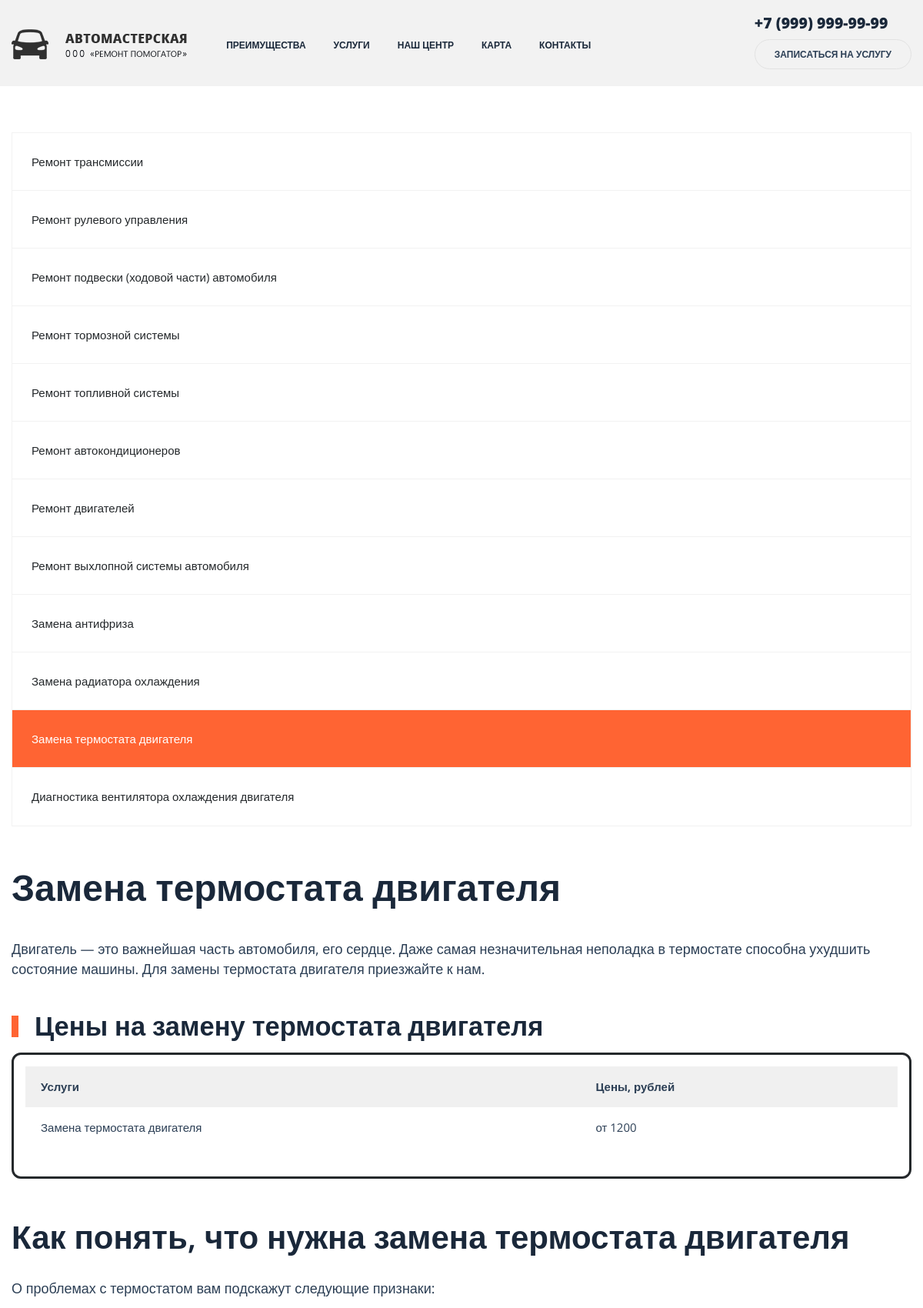
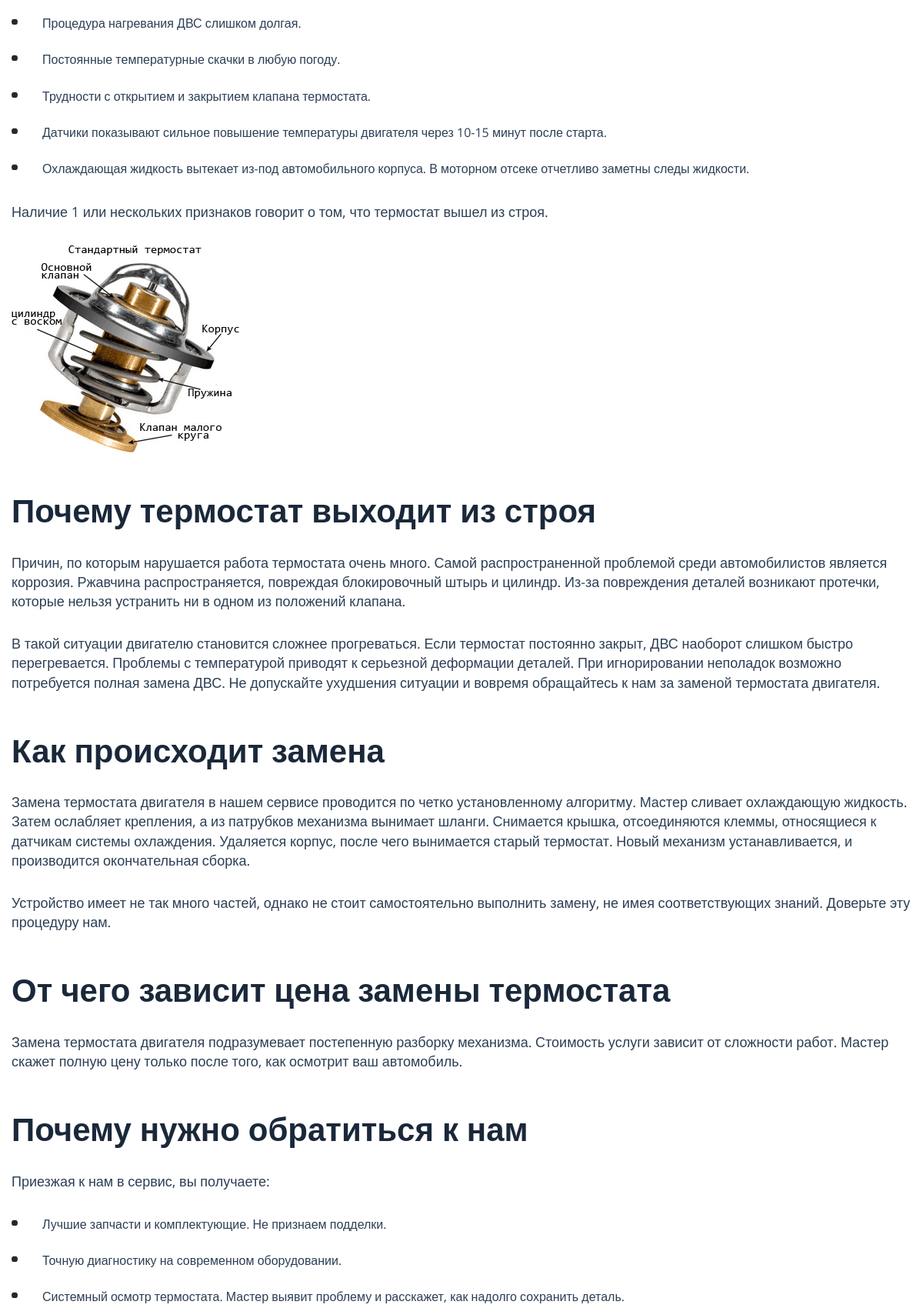
Screenshot of /index12.php (upper part) with the database file from the repository (2 pictures, top to bottom).
### tables this page shows
CREATE TABLE `service_price_list` (
  `idservice_price_list` int(11) NOT NULL,
  `idservice` int(11) NOT NULL,
  `price` int(11) NOT NULL,
  `start_data` date NOT NULL,
  `end_data` date DEFAULT NULL
);

CREATE TABLE `service` (
  `idservice` int(11) NOT NULL,
  `id_type` int(11) NOT NULL,
  `service` varchar(500) DEFAULT NULL
);

### index12.php (the view, shortened to what this page needs)
<!DOCTYPE html>
<html lang="en" dir="ltr">
  <head>
    <link rel="stylesheet" href="https://stackpath.bootstrapcdn.com/bootstrap/4.1.3/css/bootstrap.min.css"
>
    <link rel="stylesheet" href="https://use.fontawesome.com/releases/v5.6.1/css/all.css"
>
    <link rel="stylesheet" href="css/main2.css">
    <link rel="stylesheet" href="css/media.css">
    <link rel="stylesheet" href="css/animate.css">
    <link rel='stylesheet' id='wp-block-library-css' href='css/style.min-1.css' type='text/css' media='all'>
    <link rel='stylesheet' id='autoservice-style-css' href='css/wmac_single_71dfaf63ff26cdcd8f13a55f6c5f486d-1.css' type='text/css' media='all'>
    <link rel='stylesheet' id='autoservice-main-css' href='css/wmac_single_ce631b6e98131e308f29fbe37d2114e2-1.css' type='text/css' media='all'>
    <link rel='stylesheet' id='autoservice-media-main-css' href='css/wmac_single_e65cdca6a25d2c07eeefa16406e77695-1.css' type='text/css' media='all'>
  </head>
  <body>
    <header>
      <nav class="navbar navbar-expand-lg sticky-top">
        <div class="container">
          <a href="index.html" class="navbar-brad">
            <img src="img/logo.svg" alt="" class="logo">
          </a>
          <div class="collapse navbar-collapse" id="navbarResponsive">
            <ul class="navbar-nav">
            <li class="nav-item">
                <a href="index.html#why" class="nav-link active">
                  Преимущества
                </a>
              </li>
              <li class="nav-item">
                <a href="index2.php" class="nav-link">
                  Услуги
                </a>
              </li>
              <li class="nav-item">
                <a href="index.html#look" class="nav-link">
                  Наш центр
                </a>
              </li>
              <li class="nav-item">
                <a href="index.html#place" class="nav-link">
                  Карта
                </a>
              </li>
              <li class="nav-item">
                <a href="index.html#footer" class="nav-link">
                  Контакты
                </a>
              </li>
            </ul>
          </div>
          <div class="clearfix d-none d-lg-block">
           <div class="contacts__phone bolder">
             +7 (999) 999-99-99
           </div>
           <a class="contacts__btn upper bolder"  onclick="document.getElementById('servicerequestModal').style.display='block'">
             Записаться на услугу
           </a>
          </div>
        </div>
      </nav>
    </header>
    <div id="content" class="site-content">
        <div class="wrapper">
            <div class="inner">
                <div class="inner-page">
                    <aside id="secondary" class="widget-area">
                        <nav class="sidebar-nav">
                            <ul>
                                <li class="page_item page-item-468 page_item_has_children"><a href="index2.php">Ремонт трансмиссии</a>
                                </li>
                                <li class="page_item page-item-469 page_item_has_children"><a href="index3.php">Ремонт рулевого управления</a>
                                </li>
                                <li class="page_item page-item-470 page_item_has_children"><a href="index4.php">Ремонт подвески (ходовой части) автомобиля</a>
                                </li>
                                <li class="page_item page-item-471 page_item_has_children"><a href="index5.php">Ремонт тормозной системы</a>
                                </li>
                                <li class="page_item page-item-472 page_item_has_children"><a href="index6.php">Ремонт топливной системы</a>
                                </li>
                                <li class="page_item page-item-473 page_item_has_children"><a href="index7.php">Ремонт автокондиционеров</a>
                                </li>
                                <li class="page_item page-item-474 page_item_has_children"><a href="index8.php">Ремонт двигателей</a>
                                </li>
                                <li class="page_item page-item-475 page_item_has_children"><a href="index9.php">Ремонт выхлопной системы автомобиля</a>
                                </li>
                                <li class="page_item page-item-994"><a href="index10.php">Замена антифриза</a></li>
                                <li class="page_item page-item-1001"><a href="index11.php">Замена радиатора охлаждения</a></li>
                                <li class="page_item page-item-1004 current_page_item"><a href="index12.php">Замена термостата двигателя</a></li>
                                <li class="page_item page-item-1007"><a href="index13.php" aria-current="page">Диагностика вентилятора охлаждения двигателя</a></li>
                            </ul>
                        </nav>
                    </aside>
                    <div id="primary" class="content-area">
                        <main id="main" class="site-main">
                            <div class="inner-page-preview section mb0">
                                <div class="inner-page-preview-layout">
                                    <div class="section-title">
                                        <h1>Замена термостата двигателя</h1>
                                    </div>
                                </div>
                            </div>
                            <article id="post-1004" class="post-1004 page type-page status-publish has-post-thumbnail hentry">
                                <div class="entry-content">
                                    <div id="seo-block_5efe59879ed5b" class="seo section mb0">
                                        <div class="section-bg"></div>
                                        <div class="seo-layout">
                                            <div class="section-desc">
                                                <p>Двигатель — это важнейшая часть автомобиля, его сердце. Даже самая незначительная неполадка в термостате способна ухудшить состояние машины. Для замены термостата двигателя приезжайте к нам.</p>
                                            </div>
                                        </div>
                                    </div>
                                    <h2>Цены на замену термостата двигателя</h2>
                                    <figure class="wp-block-table is-style-stripes">
                                        <table>
                                            <tbody>
                                                <tr>
                                                    <td><strong>Услуги</strong></td>
                                                    <td><strong>Цены, рублей</strong></td>
                                                </tr>
                                                <?php
                                                    include('admin/database/dbconfig.php');
                          $sql = "SELECT s.service, spl.price FROM service s LEFT JOIN service_price_list spl
                          ON s.idservice = spl.idservice WHERE s.id_type = 12 AND spl.end_data IS NULL";
                          $result = $connection->query($sql);
                          while($row = $result->fetch_assoc()) {
                              echo"
                            <tr>
                                <td>" . $row["service"] ."</td>
                                <td>от " . $row["price"] ."</td>
                            </tr>";
                          }
                                                    ?>
                                            </tbody>
                                        </table>
                                    </figure>
                                    <div id="seo-img-block_5efe59949ed5c" class="seo-img section mb0">
                                        <div class="section-bg"></div>
                                        <div class="seo-img-header">
                                            <div class="section-title">
                                                <h2>Как понять, что нужна замена термостата двигателя</h2>
                                            </div>
                                            <div class="section-desc">
                                                <p>О проблемах с термостатом вам подскажут следующие признаки: </p>
                                                <ul class="check-list-dots">
                                                    <li>Процедура нагревания ДВС слишком долгая.</li>
                                                    <li>Постоянные температурные скачки в любую погоду.</li>
                                                    <li>Трудности с открытием и закрытием клапана термостата.</li>
                                                    <li>Датчики показывают сильное повышение температуры двигателя через 10-15 минут после старта.</li>
                                                    <li>Охлаждающая жидкость вытекает из-под автомобильного корпуса. В моторном отсеке отчетливо заметны следы жидкости.</li>
                                                </ul>
                                                <p>Наличие 1 или нескольких признаков говорит о том, что термостат вышел из строя.</p>
                                            </div>
                                        </div>
                                        <div class="seo-img-layout">
                                            <div class="seo-img-right">
                                                <div class="seo-img-photo"> <img width="300" height="270" src="img/zamena-termostata.png"> </div>
                                            </div>
                                        </div>
                                    </div>
                                    <div id="seo-block_5efe5a229ed5d" class="seo section mb0">
                                        <div class="section-bg"></div>
                                        <div class="seo-layout">
                                            <div class="section-title">
                                                <h2>Почему термостат выходит из строя</h2>
                                            </div>
                                            <div class="section-desc">
                                                <p>Причин, по которым нарушается работа термостата очень много. Самой распространенной проблемой среди автомобилистов является коррозия. Ржавчина распространяется, повреждая блокировочный штырь и цилиндр. Из-за повреждения деталей возникают протечки, которые нельзя устранить ни в одном из положений клапана.</p>
                                                <p>В такой ситуации двигателю становится сложнее прогреваться. Если термостат постоянно закрыт, ДВС наоборот слишком быстро перегревается. Проблемы с температурой приводят к серьезной деформации деталей. При игнорировании неполадок возможно потребуется полная замена ДВС. Не допускайте ухудшения ситуации и вовремя обращайтесь к нам за заменой термостата двигателя.</p>
                                            </div>
                                        </div>
                                    </div>
                                    <div id="seo-block_5efe5a829ed5e" class="seo section">
                                        <div class="section-bg"></div>
                                        <div class="seo-layout">
                                            <div class="section-title">
                                                <h2>Как происходит замена</h2>
                                            </div>
                                            <div class="section-desc">
                                                <p>Замена термостата двигателя в нашем сервисе проводится по четко установленному алгоритму. Мастер сливает охлаждающую жидкость. Затем ослабляет крепления, а из патрубков механизма вынимает шланги. Снимается крышка, отсоединяются клеммы, относящиеся к датчикам системы охлаждения. Удаляется корпус, после чего вынимается старый термостат. Новый механизм устанавливается, и производится окончательная сборка.</p>
                                                <p>Устройство имеет не так много частей, однако не стоит самостоятельно выполнить замену, не имея соответствующих знаний. Доверьте эту процедуру нам.</p>
                                            </div>
                                        </div>
                                    </div>
                                    <div id="seo-block_60cb322c531b6" class="seo section">
                                        <div class="section-bg"></div>
                                        <div class="seo-layout">
                                            <div class="section-title">
                                                <h2>От чего зависит цена замены термостата</h2>
                                            </div>
                                            <div class="section-desc">
                                                <p>Замена термостата двигателя подразумевает постепенную разборку механизма. Стоимость услуги зависит от сложности работ. Мастер скажет полную цену только после того, как осмотрит ваш автомобиль.</p>
                                            </div>
                                        </div>
                                    </div>
                                    <div id="seo-block_60cb32d0531b7" class="seo section">
                                        <div class="section-bg"></div>
                                        <div class="seo-layout">
                                            <div class="section-title">
                                                <h2>Почему нужно обратиться к нам</h2>
                                            </div>
                                            <div class="section-desc">
                                                <p>Приезжая к нам в сервис, вы получаете:</p>
                                                <ul class="check-list-dots">
                                                    <li>Лучшие запчасти и комплектующие. Не признаем подделки.</li>
                                                    <li>Точную диагностику на современном оборудовании.</li>
                                                    <li>Системный осмотр термостата. Мастер выявит проблему и расскажет, как надолго сохранить деталь.</li>
                                                </ul>
                                            </div>
                                        </div>
                                    </div>
                                </div>
                            </article>
                        </main>
                    </div>
                </div>
            </div>
        </div>
    </div>
</body>
</html>

### rows the page displays
service_price_list: idservice.service "Замена термостата двигателя", price "1200"
